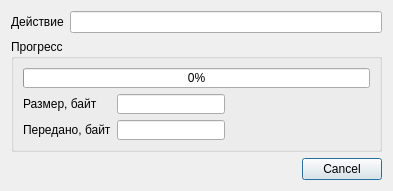
<?xml version="1.0" encoding="UTF-8"?>
<ui version="4.0">
 <class>UpdateDialog</class>
 <widget class="QDialog" name="UpdateDialog">
  <property name="geometry">
   <rect>
    <x>0</x>
    <y>0</y>
    <width>393</width>
    <height>191</height>
   </rect>
  </property>
  <property name="sizePolicy">
   <sizepolicy hsizetype="Preferred" vsizetype="Preferred">
    <horstretch>0</horstretch>
    <verstretch>0</verstretch>
   </sizepolicy>
  </property>
  <property name="minimumSize">
   <size>
    <width>393</width>
    <height>191</height>
   </size>
  </property>
  <property name="maximumSize">
   <size>
    <width>393</width>
    <height>191</height>
   </size>
  </property>
  <property name="windowTitle">
   <string>Update</string>
  </property>
  <layout class="QVBoxLayout" name="verticalLayout">
   <item>
    <layout class="QHBoxLayout" name="horizontalLayout">
     <item>
      <widget class="QLabel" name="label">
       <property name="text">
        <string>Действие</string>
       </property>
      </widget>
     </item>
     <item>
      <widget class="QLineEdit" name="actionLineEdit">
       <property name="readOnly">
        <bool>true</bool>
       </property>
      </widget>
     </item>
    </layout>
   </item>
   <item>
    <widget class="QGroupBox" name="groupBox_3">
     <property name="minimumSize">
      <size>
       <width>0</width>
       <height>0</height>
      </size>
     </property>
     <property name="title">
      <string>Прогресс</string>
     </property>
     <layout class="QGridLayout" name="gridLayout_3">
      <item row="1" column="1" rowspan="2">
       <spacer name="horizontalSpacer_10">
        <property name="orientation">
         <enum>Qt::Horizontal</enum>
        </property>
        <property name="sizeHint" stdset="0">
         <size>
          <width>40</width>
          <height>20</height>
         </size>
        </property>
       </spacer>
      </item>
      <item row="2" column="0">
       <layout class="QHBoxLayout" name="horizontalLayout_14">
        <item>
         <layout class="QHBoxLayout" name="horizontalLayout_15">
          <item>
           <widget class="QLabel" name="label_22">
            <property name="text">
             <string>Передано, байт</string>
            </property>
           </widget>
          </item>
          <item>
           <widget class="QLineEdit" name="transferredBytesLineEdit">
            <property name="sizePolicy">
             <sizepolicy hsizetype="Minimum" vsizetype="Fixed">
              <horstretch>0</horstretch>
              <verstretch>0</verstretch>
             </sizepolicy>
            </property>
            <property name="readOnly">
             <bool>true</bool>
            </property>
           </widget>
          </item>
         </layout>
        </item>
       </layout>
      </item>
      <item row="1" column="0">
       <layout class="QHBoxLayout" name="horizontalLayout_16">
        <item>
         <widget class="QLabel" name="label_23">
          <property name="text">
           <string>Размер, байт</string>
          </property>
         </widget>
        </item>
        <item>
         <widget class="QLineEdit" name="fileSizeLineEdit">
          <property name="sizePolicy">
           <sizepolicy hsizetype="Minimum" vsizetype="Fixed">
            <horstretch>0</horstretch>
            <verstretch>0</verstretch>
           </sizepolicy>
          </property>
          <property name="readOnly">
           <bool>true</bool>
          </property>
         </widget>
        </item>
       </layout>
      </item>
      <item row="0" column="0" colspan="2">
       <widget class="QProgressBar" name="progressBar">
        <property name="value">
         <number>0</number>
        </property>
        <property name="textVisible">
         <bool>true</bool>
        </property>
        <property name="orientation">
         <enum>Qt::Horizontal</enum>
        </property>
        <property name="invertedAppearance">
         <bool>false</bool>
        </property>
        <property name="textDirection">
         <enum>QProgressBar::TopToBottom</enum>
        </property>
       </widget>
      </item>
     </layout>
    </widget>
   </item>
   <item>
    <widget class="QDialogButtonBox" name="buttonBox">
     <property name="layoutDirection">
      <enum>Qt::LeftToRight</enum>
     </property>
     <property name="orientation">
      <enum>Qt::Horizontal</enum>
     </property>
     <property name="standardButtons">
      <set>QDialogButtonBox::Cancel</set>
     </property>
    </widget>
   </item>
  </layout>
 </widget>
 <resources/>
 <connections>
  <connection>
   <sender>buttonBox</sender>
   <signal>accepted()</signal>
   <receiver>UpdateDialog</receiver>
   <slot>accept()</slot>
   <hints>
    <hint type="sourcelabel">
     <x>248</x>
     <y>254</y>
    </hint>
    <hint type="destinationlabel">
     <x>157</x>
     <y>274</y>
    </hint>
   </hints>
  </connection>
  <connection>
   <sender>buttonBox</sender>
   <signal>rejected()</signal>
   <receiver>UpdateDialog</receiver>
   <slot>reject()</slot>
   <hints>
    <hint type="sourcelabel">
     <x>316</x>
     <y>260</y>
    </hint>
    <hint type="destinationlabel">
     <x>286</x>
     <y>274</y>
    </hint>
   </hints>
  </connection>
 </connections>
</ui>
